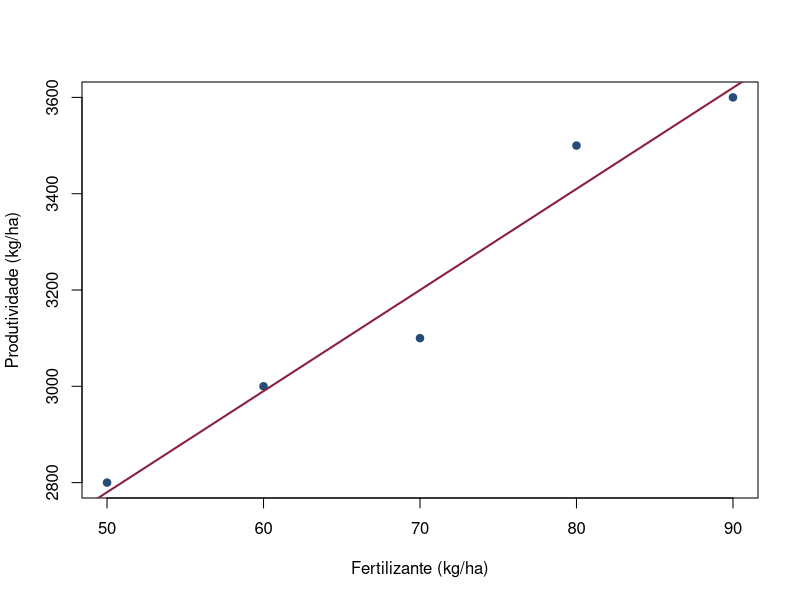
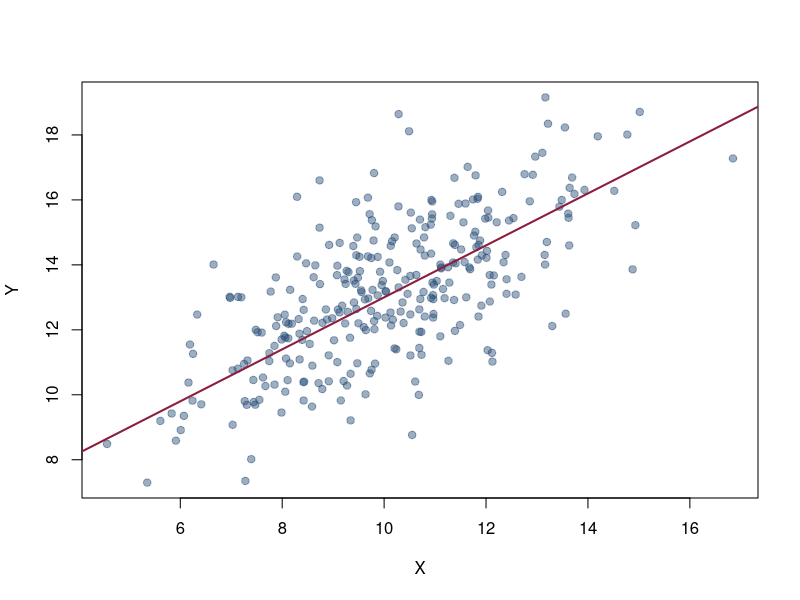

R code for these plots, in order:
## ---- chunk 1
# Opções gerais dos blocos de código
knitr::opts_chunk$set(
  echo = TRUE,
  message = FALSE,
  warning = FALSE,
  fig.align = "center",
  fig.width = 7,
  fig.height = 4.5
)

# Evita a exibição automática de números em notação científica
options(scipen = 999)

# Garante que as simulações possam ser reproduzidas
set.seed(2026)
## ---- chunk 2
# Valores possíveis da produtividade, em toneladas por hectare
x <- c(2, 3, 4)

# Probabilidade associada a cada valor
probabilidade <- c(0.2, 0.5, 0.3)

# Organizando a distribuição em uma tabela
distribuicao <- data.frame(
  produtividade = x,
  probabilidade = probabilidade
)

cat("Distribuição de probabilidade \n")
distribuicao
## ---- chunk 3
# Verificando se as probabilidades somam 1
cat("Soma das probabilidades \n")
sum(probabilidade)
## ---- chunk 4
# Sorteando a produtividade de 20 propriedades
amostra_x <- sample(
  x = x,
  size = 20,
  replace = TRUE,
  prob = probabilidade
)

amostra_x
## ---- chunk 5
# Valor esperado: soma dos valores ponderados pelas probabilidades
esperanca_x <- sum(x * probabilidade)

esperanca_x
## ---- chunk 6
# Segundo momento da produtividade
esperanca_x2 <- sum(x^2 * probabilidade)

cat("Esperança do quadrado de x \n")
esperanca_x2
## ---- chunk 7
# Receita correspondente a cada nível de produtividade
receita <- 5 + 2 * x

# Cálculo direto do valor esperado da receita
esperanca_receita_direta <- sum(receita * probabilidade)

# Cálculo usando a linearidade do valor esperado
esperanca_receita_linear <- 5 + 2 * esperanca_x

# Criando um vetor com ambos os resultados
c(
  calculo_direto = esperanca_receita_direta,
  pela_linearidade = esperanca_receita_linear
)
## ---- chunk 8
# Gerando uma amostra grande da distribuição de X
amostra_grande <- sample(
  x = x,
  size = 10000,
  replace = TRUE,
  prob = probabilidade
)

# Criar um vetor com ambos os valores
c(
  valor_esperado = esperanca_x,
  media_amostral = mean(amostra_grande)
)
## ---- chunk 9
# Forma 1: definição da variância
variancia_x_definicao <- sum(
  (x - esperanca_x)^2 * probabilidade
)

# Forma 2: diferença entre o segundo momento e a média ao quadrado
variancia_x_momentos <- esperanca_x2 - esperanca_x^2

c(
  pela_definicao = variancia_x_definicao,
  pelos_momentos = variancia_x_momentos
)
## ---- chunk 10
# Desvio-padrão da produtividade
desvio_padrao_x <- sqrt(variancia_x_definicao)

desvio_padrao_x
## ---- chunk 11
# Pequena amostra observada de produtividades
produtividade_observada <- c(2.8, 3.3, 2.9, 4.1, 3.6, 3.0)

# Variância e desvio-padrão amostrais
cat("Variância \n")
var(produtividade_observada)

cat("Desvio-padrão \n")
sd(produtividade_observada)
## ---- chunk 12
# Transformação linear da produtividade
a <- 5
b <- 2

# Variância calculada diretamente
variancia_transformada_direta <- sum(
  ((a + b * x) - (a + b * esperanca_x))^2 * probabilidade
)

# Variância calculada pela propriedade
variancia_transformada_propriedade <- b^2 * variancia_x_definicao

c(
  calculo_direto = variancia_transformada_direta,
  pela_propriedade = variancia_transformada_propriedade
)
## ---- chunk 13
# Quantidade de fertilizante aplicada, em kg/ha
fertilizante <- c(50, 60, 70, 80, 90)

# Produtividade observada, em kg/ha
produtividade <- c(2800, 3000, 3100, 3500, 3600)

# Criar um data frame com estes dados
dados_agricolas <- data.frame(
  fertilizante = fertilizante,
  produtividade = produtividade
)

dados_agricolas
## ---- chunk 14
# Covariância calculada pela função do R
covariancia_amostral <- cov(fertilizante, produtividade)

# Cálculo manual da covariância amostral
n <- length(fertilizante)

covariancia_manual <- sum(
  (fertilizante - mean(fertilizante)) *
    (produtividade - mean(produtividade))
) / (n - 1)

c(
  funcao_cov = covariancia_amostral,
  calculo_manual = covariancia_manual
)
## ---- chunk 15
# Diagrama de dispersão
plot(
  fertilizante,
  produtividade,
  pch = 19,
  col = "#274C77",
  xlab = "Fertilizante (kg/ha)",
  ylab = "Produtividade (kg/ha)"
)

# Reta de regressão apenas para auxiliar a visualização
abline(
  lm(produtividade ~ fertilizante),
  col = "#8B1E3F",
  lwd = 2
)
## ---- chunk 16
# Correlação calculada pela função do R
correlacao_amostral <- cor(fertilizante, produtividade)

# Cálculo a partir da covariância e dos desvios-padrão
correlacao_manual <- cov(fertilizante, produtividade) /
  (sd(fertilizante) * sd(produtividade))

c(
  funcao_cor = correlacao_amostral,
  calculo_manual = correlacao_manual
)
## ---- chunk 17
# Valores possíveis de X e probabilidades
x_exemplo <- c(-1, 0, 1)
p_exemplo <- rep(1 / 3, 3)

# Y depende completamente de X
y_exemplo <- x_exemplo^2

# Momentos necessários para a covariância
ex <- sum(x_exemplo * p_exemplo)
ey <- sum(y_exemplo * p_exemplo)
exy <- sum(x_exemplo * y_exemplo * p_exemplo)

cov_xy <- exy - ex * ey

cov_xy
## ---- chunk 18
# Distribuição conjunta de irrigação e produtividade
dados_conjuntos <- data.frame(
  irrigacao = c(0, 0, 0, 1, 1, 1),
  produtividade = c(2, 3, 4, 4, 5, 6),
  prob_conjunta = c(0.12, 0.36, 0.12, 0.10, 0.20, 0.10)
)

dados_conjuntos

# Conferindo a soma das probabilidades conjuntas
sum(dados_conjuntos$prob_conjunta)
## ---- chunk 19
# Probabilidade total de cada grupo
prob_grupo <- tapply(
  dados_conjuntos$prob_conjunta,
  dados_conjuntos$irrigacao,
  sum
)

prob_grupo
## ---- chunk 20
# Numerador: soma de y vezes a probabilidade conjunta em cada grupo
numerador_condicional <- tapply(
  dados_conjuntos$produtividade * dados_conjuntos$prob_conjunta,
  dados_conjuntos$irrigacao,
  sum
)

# Média condicional em cada grupo
media_condicional <- numerador_condicional / prob_grupo

media_condicional
## ---- chunk 21
# Exemplo de uma pequena amostra de propriedades
amostra_fazendas <- data.frame(
  irrigacao = c(0, 0, 0, 0, 1, 1, 1, 1),
  produtividade = c(2.7, 3.1, 3.0, 3.4, 4.5, 5.2, 4.8, 5.5)
)

# Média geral da produtividade
cat("Produtividade média entre as fazendas \n")
mean(amostra_fazendas$produtividade)

# Médias condicionais ao uso de irrigação
cat("Produtividade condicionada pelo regime \n")
tapply(
  amostra_fazendas$produtividade,
  amostra_fazendas$irrigacao,
  mean
)
## ---- chunk 22
# Previsão 1: a mesma média geral para todas as propriedades
previsao_geral <- rep(
  mean(amostra_fazendas$produtividade),
  nrow(amostra_fazendas)
)

# Previsão 2: a média correspondente ao grupo da propriedade
medias_grupos <- tapply(
  amostra_fazendas$produtividade,
  amostra_fazendas$irrigacao,
  mean
)

previsao_condicional <- medias_grupos[
  as.character(amostra_fazendas$irrigacao)
]

# Erro quadrático médio de cada previsão
cat("EQM \n")
eqm_geral <- mean(
  (amostra_fazendas$produtividade - previsao_geral)^2
)
eqm_geral

cat("EQM condicional \n")
eqm_condicional <- mean(
  (amostra_fazendas$produtividade - previsao_condicional)^2
)
eqm_condicional
## ---- chunk 23
# Forma 1: valor esperado calculado diretamente da distribuição conjunta
esperanca_y_direta <- sum(
  dados_conjuntos$produtividade * dados_conjuntos$prob_conjunta
)

# Forma 2: média ponderada das esperanças condicionais
esperanca_y_iterada <- sum(media_condicional * prob_grupo)

c(
  calculo_direto = esperanca_y_direta,
  expectativas_iteradas = esperanca_y_iterada
)
## ---- chunk 24
# Média geral de Y
media_y <- esperanca_y_direta

# Variância total de Y
variancia_total_y <- sum(
  (dados_conjuntos$produtividade - media_y)^2 *
    dados_conjuntos$prob_conjunta
)

# Variância condicional dentro de cada grupo
variancia_condicional <- sapply(c(0, 1), function(grupo) {
  selecionados <- dados_conjuntos$irrigacao == grupo

  y_grupo <- dados_conjuntos$produtividade[selecionados]
  p_conjunta_grupo <- dados_conjuntos$prob_conjunta[selecionados]
  p_condicional_grupo <- p_conjunta_grupo / sum(p_conjunta_grupo)
  media_grupo <- media_condicional[as.character(grupo)]

  sum((y_grupo - media_grupo)^2 * p_condicional_grupo)
})

# Média das variâncias condicionais: variação dentro dos grupos
variacao_dentro <- sum(variancia_condicional * prob_grupo)

# Variância das médias condicionais: variação entre os grupos
variacao_entre <- sum(
  (media_condicional - media_y)^2 * prob_grupo
)

c(
  variancia_total = variancia_total_y,
  variacao_dentro = variacao_dentro,
  variacao_entre = variacao_entre,
  soma_das_parcelas = variacao_dentro + variacao_entre
)
## ---- chunk 25
# Tamanho da amostra
n_sim <- 1000

# Regressor: quantidade de insumo
x_sim <- rnorm(n_sim, mean = 10, sd = 2)

# Erro com média condicional zero
u_sim <- rnorm(n_sim, mean = 0, sd = 1.5)

# Resultado gerado pelo modelo populacional
y_sim <- 5 + 0.8 * x_sim + u_sim

# Verificações amostrais aproximadas
c(
  media_erro = mean(u_sim),
  covariancia_x_erro = cov(x_sim, u_sim)
)
## ---- chunk 26
# Estimando uma regressão linear simples
modelo_simulado <- lm(y_sim ~ x_sim)

coef(modelo_simulado)
## ---- chunk 27
# Exibindo somente parte das observações para facilitar a visualização
indices <- sample(seq_len(n_sim), size = 300)

plot(
  x_sim[indices],
  y_sim[indices],
  pch = 19,
  col = rgb(39 / 255, 76 / 255, 119 / 255, 0.45),
  xlab = "X",
  ylab = "Y"
)

# Função de esperança condicional verdadeira
abline(a = 5, b = 0.8, col = "#8B1E3F", lwd = 2)
